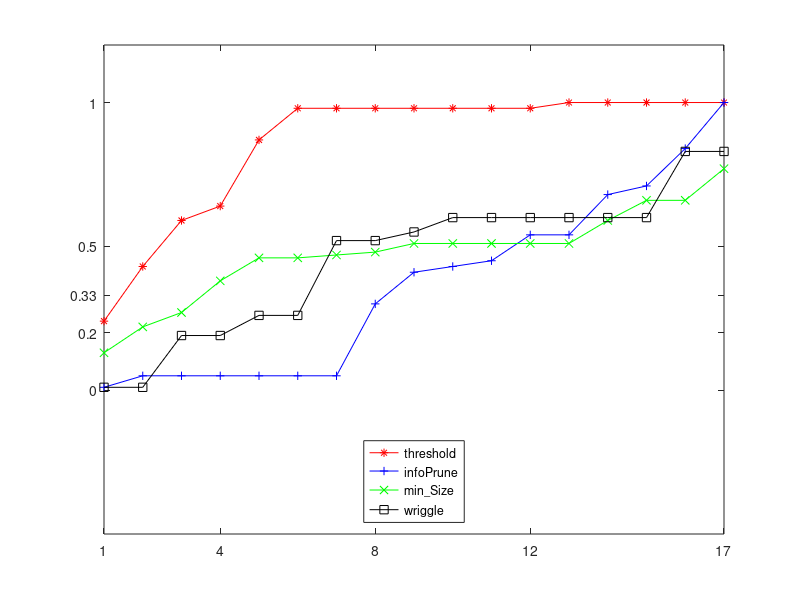

This figure's MATLAB source: (Note: this script raises an error after producing the figure.)
clf
 FigHandle = figure('Position', [220, 300, 200, 400]);
%plot([1:17],[0:0])
x = [1:17]
box on 
hold on
plot(x,[0.24, 0.43, 0.59, 0.64, 0.87, 0.98, 0.98, 0.98, 0.98, 0.98, 0.98, 0.98, 1, 1, 1, 1, 1], '-r*')
hold on
plot(x,[0.01, 0.05, 0.05, 0.05, 0.05, 0.05, 0.05, 0.3, 0.41, 0.43, 0.45, 0.54, 0.54, 0.68, 0.71, 0.84, 1],'-b+')
hold on
plot(x,[0.13, 0.22, 0.27, 0.38, 0.46, 0.46, 0.47, 0.48, 0.51, 0.51, 0.51, 0.51, 0.51, 0.59, 0.66, 0.66, 0.77], '-gx')
hold on
plot(x,[0.01, 0.01, 0.19, 0.19, 0.26, 0.26, 0.52, 0.52, 0.55, 0.6, 0.6, 0.6, 0.6, 0.6, 0.6, 0.83, 0.83],'-ks')
axis([1 17 -0.5 1.2])
legend('threshold','infoPrune','min\_{Size}','wriggle','Location','South')
set(gca,'XTick', [1,4,8,12,17])
set(gca, 'YTick',[0,0.2,0.33,0.5,1])
hline = refline([0 0]);
set(hline,'Color','k')
title('Precision')
legend('boxoff')
xlabel('tuning value, sorted')

 FigHandle = figure('Position', [220, 300, 200, 400]);
x = [1:17]
box on 
hold on
plot(x,[0.04, 0.04, 0.24, 0.44, 0.44, 0.44, 0.44, 0.44, 0.65, 0.65, 0.77, 0.77, 0.77, 0.87, 0.98, 0.98, 1], '-r*')
hold on
plot(x,[0.01, 0.07, 0.12, 0.14, 0.14, 0.31, 0.47, 0.48, 0.51, 0.51, 0.54, 0.57, 0.68, 0.68, 0.68, 0.68, 0.88],'-b+')
hold on
plot(x,[0.18, 0.18, 0.4, 0.4, 0.4, 0.4, 0.46, 0.51, 0.51, 0.56, 0.59, 0.62, 0.65, 0.66, 0.77, 0.8, 0.97], '-gx')
hold on
plot(x,[0.17, 0.25, 0.25, 0.26, 0.26, 0.29, 0.29, 0.36, 0.5, 0.51, 0.51, 0.52, 0.6, 0.63, 0.76, 0.83, 1],'-ks')
axis([1 17 -0.5 1.2])
legend('threshold','infoPrune','min\_{Size}','wriggle','Location','South')
set(gca,'XTick', [1,4,8,12,17])
set(gca, 'YTick',[0,0.2,0.33,0.5,1])
hline = refline([0 0]);
set(hline,'Color','k')
title('F')
legend('boxoff')
xlabel('tuning value, sorted')